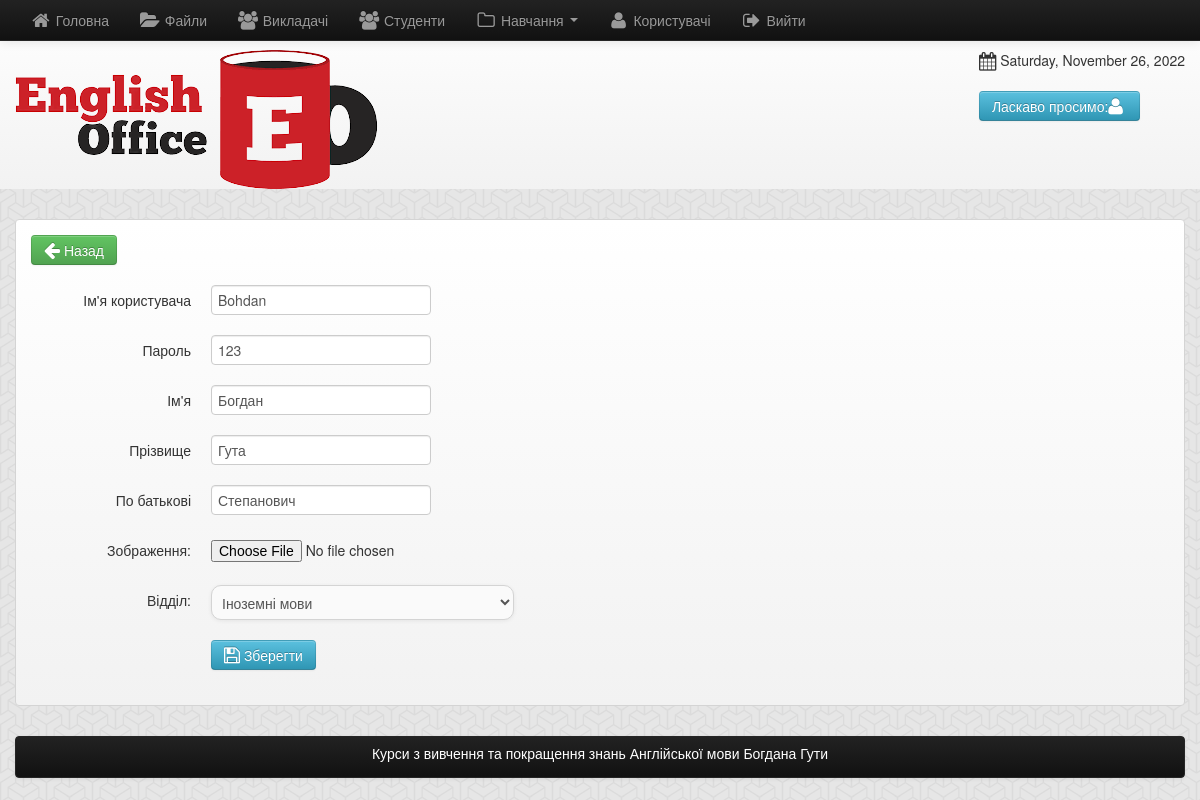
The app's page /admin/edit_teacher.php?id=8 (signed in) with its own data.
### tables this page shows
CREATE TABLE `teacher` (
  `teacher_id` int(11) NOT NULL,
  `username` varchar(100) NOT NULL,
  `password` varchar(200) NOT NULL,
  `firstname` varchar(100) NOT NULL,
  `lastname` varchar(100) NOT NULL,
  `middlename` varchar(100) NOT NULL,
  `department` varchar(100) NOT NULL,
  `student_id` int(11) NOT NULL,
  `location` varchar(200) NOT NULL
);

### admin/edit_teacher.php (the view, shortened to what this page needs)
<?php include('header.php'); ?>
<?php  $get_id=$_GET['id']; ?>
<body>
    <div class="row-fluid">
        <div class="span12">
            <?php include('navbar.php'); ?>
<?php
$teacher_query=mysqli_query($conn,"select * from teacher where teacher_id='$get_id'")or die(mysqli_error());
$row=mysqli_fetch_array($teacher_query);
?>
            <div class="container">
                <div class="row-fluid">
                    <div class="span12">
                        <div class="hero-unit-3">
                            <a href="teacher.php" class="btn btn-success"><i class="icon-arrow-left icon-large"></i>&nbsp;Назад</a>
                            <br>
                            <br>
                            <form class="form-horizontal" method="post" enctype="multipart/form-data">
                                <div class="control-group">
                                    <label class="control-label" for="inputEmail">Ім'я користувача</label>
                                    <div class="controls">
                                        <input type="text" id="inputEmail" name="Ім'я користувача" value="<?php echo $row['username']; ?>" required>
                                    </div>
                                </div>
                                <div class="control-group">
                                    <label class="control-label" for="inputPassword">Пароль</label>
                                    <div class="controls">
                                        <input type="text" name="Пароль" id="inputPassword" value="<?php echo $row['password']; ?>" required>
                                    </div>
                                </div>
                                <div class="control-group">
                                    <label class="control-label" for="inputEmail">Ім'я</label>
                                    <div class="controls">
                                        <input type="text" id="inputEmail" name="Ім'я" value="<?php echo $row['firstname']; ?>" required>
                                    </div>
                                </div>
                                <div class="control-group">
                                    <label class="control-label" for="inputEmail">Прізвище</label>
                                    <div class="controls">
                                        <input type="text" id="inputEmail" name="Прізвище" value="<?php echo $row['lastname']; ?>" required>
                                    </div>
                                </div>
                                <div class="control-group">
                                    <label class="control-label" for="inputEmail">По батькові</label>
                                    <div class="controls">
                                        <input type="text" id="inputEmail" name="По батькові" value="<?php echo $row['middlename'] ?>" required>
                                    </div>
                                </div>
								<div class="control-group">
                            	<label class="control-label" for="input01">Зображення:</label>
                                <div class="controls">
                            	<input type="file" name="image" class="font">
                                </div>
                                </div>
                                <div class="control-group">
                                    <label class="control-label" for="inputPassword">Відділ:</label>
                                    <div class="controls">
                                        <select name="department" class="span4" required>
                                            <option><?php echo $row['department']; ?></option>
                                        </select>
                                    </div>
                                </div>
                                <div class="control-group">
                                    <div class="controls">
                                        <button type="submit" name="save" class="btn btn-info"><i class="icon-save icon-large"></i>&nbsp;Зберегти</button>
                                    </div>
                                </div>
							</form>
                        </div>
                    </div>
                </div>
                <?php include('footer.php'); ?>
            </div>
        </div>
</body>
</html>

### records on screen
teacher: username "Bohdan", password "123", firstname "Богдан", lastname "Гута", middlename "Степанович", department "Іноземні мови"
